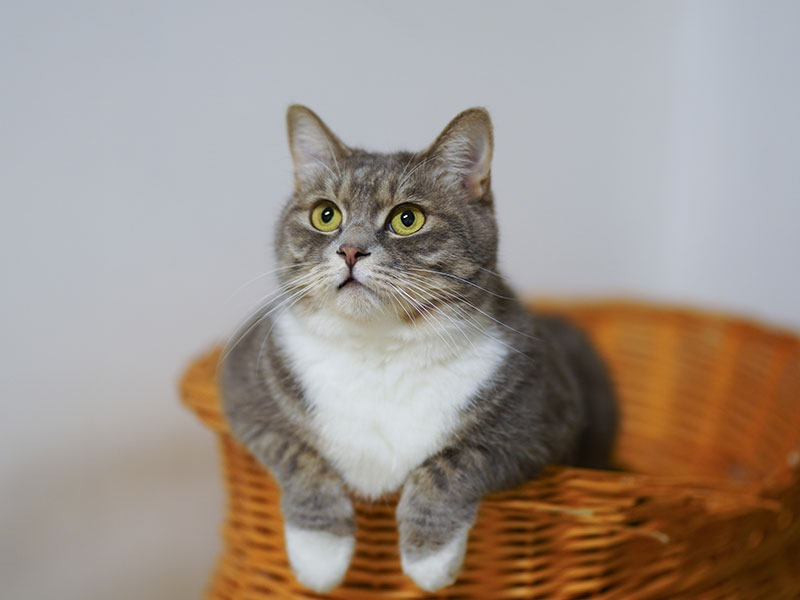
#> input picture gato.jpeg, 800 x 600 px
$ jupyter execute --allow-errors Tarea_2_MachineLearning.ipynb
#> lines starting #> are read from the running program, lines starting #| are printed output that depends on the picture
#> the answer given: gato.jpeg
<div>

    <br>
    <strong>Universidad del Desarrollo</strong><br>
    <em>Magíster en Data Science</em><br>
    <em>Profesor: Tomás Fontecilla</em><br>
</div>

# Tarea 2: Machine Learning

**Fecha de Entrega**: 28 de septiembre de 2024

**Objetivos:**
  - En este laboratorio deberá utilizar los algoritmos KMeans, Clustering Jerárquico y Gaussian Mixtures. Deberá subir una
foto escogida por su grupo en formato .npg y:
  - Obtener su escala de colores (mínimo 3 colores y máximo el ideal comparativo encontrado por scree-plot).
  - Recomponer la imagen exclusivamente con esa escala reducida

**Nombres de los estudiantes**:
<ul>
  <li>Scarlett Conejeros Rojas</li>
  <li>Andrés Perez Carvajal</li>
  <li>Javiera Santana Abasolo</li>
  <li>Ingrid Solís González</li>
</ul>


[cell 1]
# Importar bibliotecas a utilizar
# codigo correcto
import numpy as np
import matplotlib.pyplot as plt
from sklearn.cluster import KMeans, AgglomerativeClustering
from sklearn.mixture import GaussianMixture
from sklearn.preprocessing import StandardScaler
from skimage import io
from skimage.transform import resize
from skimage.color import gray2rgb, rgba2rgb

# Cargar y preprocesar la imagen
def cargar_imagen(ruta):
#> called with ruta = 'gato.jpeg'
    imagen = io.imread(ruta)
#> imagen is the input picture: shape (600, 800, 3); mean R, G, B 159.3, 147.9, 139.3

    # Convertir a RGB si es necesario
    if len(imagen.shape) == 2:  # Imagen en escala de grises
        imagen = gray2rgb(imagen)
    elif imagen.shape[2] == 4:  # Imagen RGBA
        imagen = rgba2rgb(imagen)

    return resize(imagen, (256, 256))
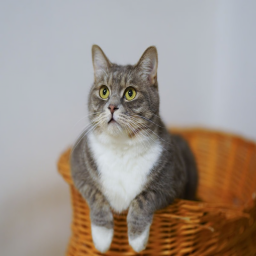
#> returned value: shape (256, 256, 3) float64; mean of channels 0, 1, 2 0.625, 0.58, 0.546; drawn as R, G, B

# Convertir imagen a array 2D de píxeles
def imagen_a_2d(imagen):
    return imagen.reshape(-1, imagen.shape[-1])

# Determinar número óptimo de clusters con scree plot
def scree_plot(data, max_clusters=10):
#> called with data = array of shape (65536, 3), max_clusters = 10
    inertias = []
    for k in range(1, max_clusters + 1):
        kmeans = KMeans(n_clusters=k, random_state=42, n_init=10)
        kmeans.fit(data)
        inertias.append(kmeans.inertia_)
#> after the loop, inertias = [196608, 44674, 25733, 17096, 11753.1, 9366.9, 7661.9, 6330.4, 5081.3, 4440.1]

    plt.figure(figsize=(10, 5))
    plt.plot(range(1, max_clusters + 1), inertias, marker='o')
    plt.xlabel('Número de clusters')
    plt.ylabel('Inercia')
    plt.title('Scree Plot')
    plt.show()
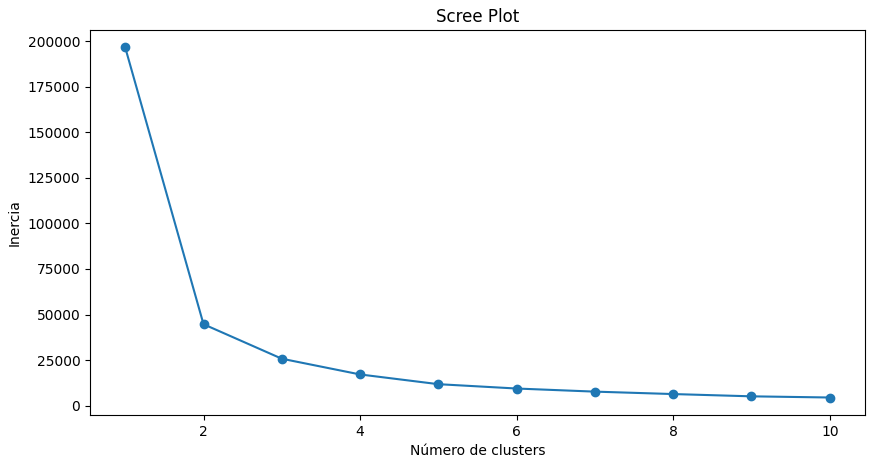
#> figure drawn by matplotlib, 1 panel; curve peaks at x = 1, y = 196608

# Realizar clustering con KMeans
def kmeans_clustering(data, n_clusters):
    kmeans = KMeans(n_clusters=n_clusters, random_state=42, n_init=10)
    labels = kmeans.fit_predict(data)
    return kmeans.cluster_centers_, labels

# Realizar clustering jerárquico
def clustering_jerarquico(data, n_clusters):
    clustering = AgglomerativeClustering(n_clusters=n_clusters)
    labels = clustering.fit_predict(data)
    return labels

# Realizar clustering con mezclas gaussianas
def gaussian_mixture(data, n_components):
    gm = GaussianMixture(n_components=n_components, random_state=42)
    labels = gm.fit_predict(data)
    return gm.means_, labels

# Recomponer la imagen con la paleta reducida
def recomponer_imagen(imagen_original, labels, paleta):
    imagen_plana = imagen_a_2d(imagen_original)
    nueva_imagen = np.zeros_like(imagen_plana)
    for i, label in enumerate(labels):
        nueva_imagen[i] = paleta[label]
    return nueva_imagen.reshape(imagen_original.shape)

# Función principal
def main(ruta_imagen):
    # Cargar imagen
    imagen = cargar_imagen(ruta_imagen)
    plt.figure(figsize=(5, 5))
    plt.imshow(imagen)
    plt.title("Imagen original")
    plt.show()

    # Preprocesar datos
    datos = imagen_a_2d(imagen)

    # Ajustar el StandardScaler
    scaler = StandardScaler()  # Instancia que ajusta los datos
    datos_normalizados = scaler.fit_transform(datos)

    # Scree plot para determinar número óptimo de clusters
    scree_plot(datos_normalizados)
    n_clusters = int(input("Ingrese el número óptimo de clusters basado en el scree plot: "))
#> the answer given: 3

    # KMeans
    paleta_kmeans, labels_kmeans = kmeans_clustering(datos_normalizados, n_clusters)
#> paleta_kmeans = [[-2.07, -1.78, -1.52], [0.58, 0.674, 0.68], [-0.431, -0.896, -1.08]]
    # Desescalar los centroides a su valor original utilizando el scaler ya ajustado
    paleta_kmeans_original = scaler.inverse_transform(paleta_kmeans)  # Cambiado
#> paleta_kmeans_original = [[0.315, 0.214, 0.127], [0.711, 0.719, 0.733], [0.56, 0.396, 0.25]]
    imagen_kmeans = recomponer_imagen(imagen, labels_kmeans, paleta_kmeans_original)
#> in recomponer_imagen, `return nueva_imagen.reshape(imagen_original.shape)`:
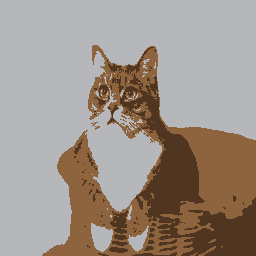
#> returned value: shape (256, 256, 3) float64; mean of channels 0, 1, 2 0.625, 0.58, 0.546; drawn as R, G, B

    # Clustering Jerárquico
    labels_jerarquico = clustering_jerarquico(datos_normalizados, n_clusters)
    paleta_jerarquico = np.array([datos[labels_jerarquico == i].mean(axis=0) for i in range(n_clusters)])

    # Desescalar la paleta del clustering jerárquico usando el mismo scaler
    paleta_jerarquico_original = scaler.inverse_transform(paleta_jerarquico)  # Cambiado
    imagen_jerarquico = recomponer_imagen(imagen, labels_jerarquico, paleta_jerarquico_original)

    # Gaussian Mixture
    paleta_gm, labels_gm = gaussian_mixture(datos_normalizados, n_clusters)

    # Desescalar la paleta de Gaussian Mixture usando el mismo scaler
    paleta_gm_original = scaler.inverse_transform(paleta_gm)  # Cambiado
    imagen_gm = recomponer_imagen(imagen, labels_gm, paleta_gm_original)

    # Visualizar resultados
    fig, axs = plt.subplots(2, 2, figsize=(15, 15))
    axs[0, 0].imshow(imagen)
    axs[0, 0].set_title("Original")
    axs[0, 1].imshow(imagen_kmeans)
    axs[0, 1].set_title("KMeans")
    axs[1, 0].imshow(imagen_jerarquico)
    axs[1, 0].set_title("Clustering Jerárquico")
    axs[1, 1].imshow(imagen_gm)
    axs[1, 1].set_title("Gaussian Mixture")
    plt.tight_layout()
    plt.show()

    # Mostrar paletas de colores
    fig, axs = plt.subplots(1, 3, figsize=(15, 5))
    axs[0].imshow([paleta_kmeans_original])  # Cambiado
    axs[0].set_title("Paleta KMeans")
    axs[1].imshow([paleta_jerarquico_original])  # Cambiado
    axs[1].set_title("Paleta Clustering Jerárquico")
    axs[2].imshow([paleta_gm_original])  # Cambiado
    axs[2].set_title("Paleta Gaussian Mixture")
    plt.tight_layout()
    plt.show()


#> (the rest of this cell did not finish here and is left out)
